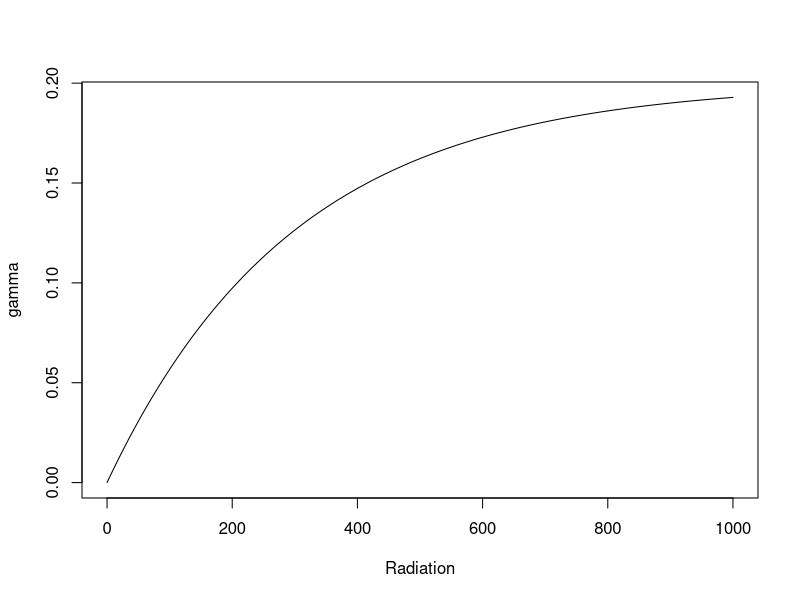
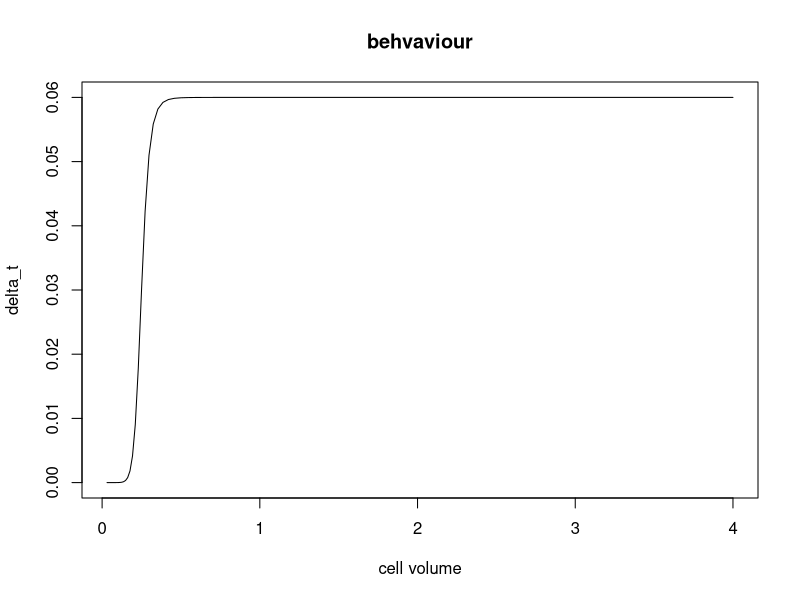

Source code (R) for these figures, in order:
## ---- chunk 1
Gamma_max <- 0.20
E_Light <- 300

E <- seq(0, 1000, length.out = 300)  #E(t)

gamma_new <- Gamma_max * (1 - exp(-E / E_Light)) #gemma(t) , equation 14

plot(E, gamma_new,
     type = "l",
     xlab = "Radiation",
     ylab = "gamma")

## ---- chunk 2
a <- 4.00
b <- 10.00
delta_max <- 0.06
delta_v <- 0.125
v_min <- 2^(-5)
m <- 57
i<- 1:m
v_i <- v_min * 2^((i-1)*delta_v)
delta_t <-(((a*v_i)^b)/(1+(a*v_i)^b))*delta_max

plot (v_i, delta_t,
      type = "l",
      xlab = "cell volume",
      ylab = "delta_t",
      main = "behvaviour")
